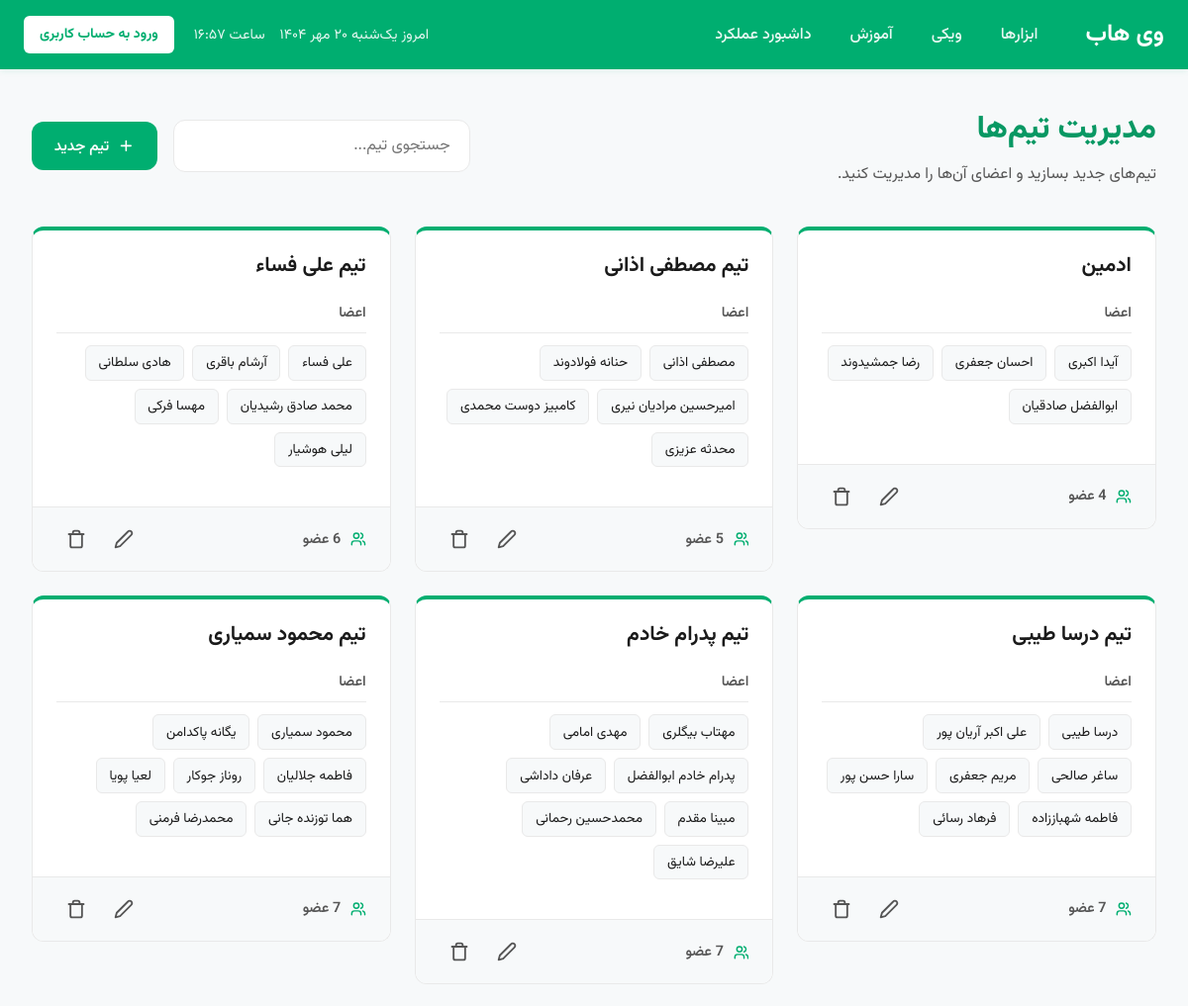
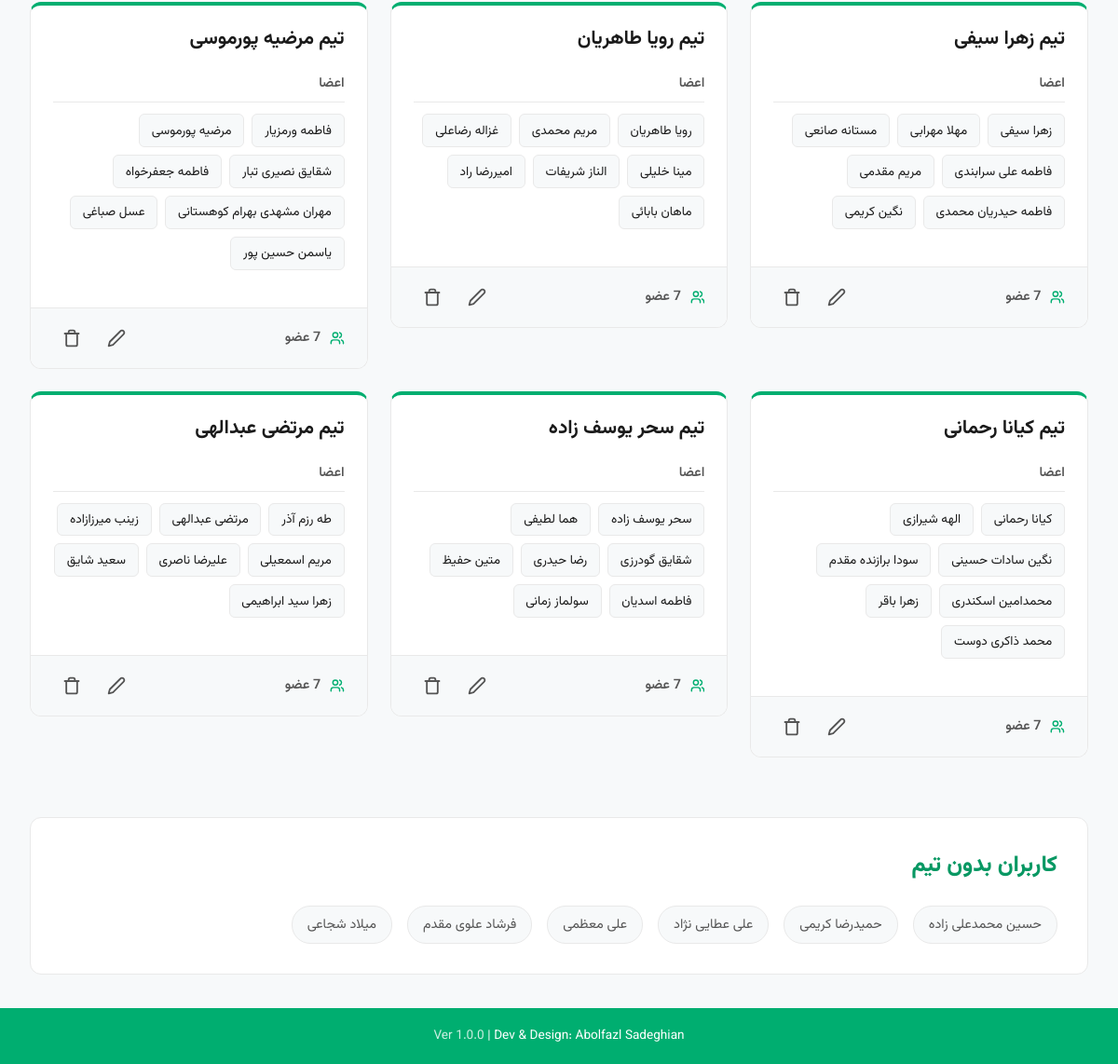
The page /admin/game/teams/index.php (signed in) on the database its author committed (2 pictures, top to bottom).
### tables this page shows
CREATE TABLE Teams (
    id INTEGER PRIMARY KEY AUTOINCREMENT,
    team_name TEXT NOT NULL,
    team_points INTEGER DEFAULT 0
);

CREATE TABLE users (
        id INTEGER PRIMARY KEY,
        name TEXT NOT NULL,
        username TEXT NOT NULL UNIQUE,
        password_hash TEXT NOT NULL
    , start_work TEXT, is_admin INTEGER DEFAULT 0, score INTEGER NOT NULL DEFAULT 0, role TEXT DEFAULT 'کارشناس پشتیبانی مشتریان', spin_chances INTEGER NOT NULL DEFAULT 0);

### admin/game/teams/index.php (the view, shortened to what this page needs)
<?php
require_once __DIR__ . '/../../../db/database.php';
$stmt_teams = $pdo->query("
    SELECT
        t.id,
        t.team_name,
        COUNT(tm.user_id) AS member_count,
        GROUP_CONCAT(u.name, '||') AS member_names
    FROM Teams t
    LEFT JOIN TeamMembers tm ON t.id = tm.team_id
    LEFT JOIN Users u ON tm.user_id = u.id
    GROUP BY t.id, t.team_name
    ORDER BY t.id DESC
");
$teams = $stmt_teams->fetchAll(PDO::FETCH_ASSOC);
$stmt_users = $pdo->query("SELECT id, name FROM Users ORDER BY name");
$all_users = $stmt_users->fetchAll(PDO::FETCH_ASSOC);
$stmt_unassigned_users = $pdo->query("
    SELECT u.id, u.name
    FROM Users u
    LEFT JOIN TeamMembers tm ON u.id = tm.user_id
    WHERE tm.team_id IS NULL
    ORDER BY u.name
");
$unassigned_users = $stmt_unassigned_users->fetchAll(PDO::FETCH_ASSOC);
?>
<!DOCTYPE html>
<html lang="fa" dir="rtl">
<head>
</head>
<body>
    <div id="header-placeholder"></div>
    <main>
        <div class="page-toolbar">
            <div>
                <h1 class="page-title">مدیریت تیم‌ها</h1>
                <p class="page-subtitle">تیم‌های جدید بسازید و اعضای آن‌ها را مدیریت کنید.</p>
            </div>
            <div style="display: flex; gap: 1rem; align-items:center; flex-wrap: wrap;">
                <div class="search-box">
                    <input type="text" id="team-search-input" placeholder="جستجوی تیم...">
                </div>
                <button id="add-new-team-btn" class="btn btn-primary">
                    <svg class="icon" xmlns="http://www.w3.org/2000/svg" width="24" height="24" viewBox="0 0 24 24" fill="none" stroke="currentColor" stroke-width="2" stroke-linecap="round" stroke-linejoin="round">
                        <path d="M5 12h14" />
                        <path d="M12 5v14" />
                    </svg>
                    <span>تیم جدید</span>
                </button>
            </div>
        </div>
        <?php if (empty($teams)): ?>
            <div class="empty-state">
                <svg class="icon" xmlns="http://www.w3.org/2000/svg" width="24" height="24" viewBox="0 0 24 24" fill="none" stroke="currentColor" stroke-width="2" stroke-linecap="round" stroke-linejoin="round">
                    <path d="M10.29 3.86 1.82 18a2 2 0 0 0 1.71 3h16.94a2 2 0 0 0 1.71-3L13.71 3.86a2 2 0 0 0-3.42 0z" />
                    <line x1="12" x2="12" y1="9" y2="13" />
                    <line x1="12" x2="12.01" y1="17" y2="17" />
                </svg>
                <h2>هنوز هیچ تیمی نساخته‌اید!</h2>
                <p>برای شروع، اولین تیم خود را ایجاد کرده و کاربران را به آن اضافه کنید.</p>
                <button id="add-new-team-btn-empty" class="btn btn-primary">ایجاد اولین تیم</button>
            </div>
        <?php else: ?>
            <div id="teams-grid" class="team-card-grid">
                <?php foreach ($teams as $team): ?>
                    <div class="team-card" data-search-term="<?= htmlspecialchars(strtolower($team['team_name'])) ?>">
                        <div class="team-card-header">
                            <h3><?= htmlspecialchars($team['team_name']) ?></h3>
                        </div>
                        <div class="team-card-body">
                            <h4>اعضا</h4>
                            <div class="team-card-member-list">
                                <?php if ($team['member_names']):
                                    $members = explode('||', $team['member_names']);
                                    foreach ($members as $name): ?>
                                        <span class="member-name-chip"><?= htmlspecialchars($name) ?></span>
                                    <?php endforeach;
                                else: ?>
                                    <div class="no-members-text">هیچ عضوی در این تیم نیست.</div>
                                <?php endif; ?>
                            </div>
                        </div>
                        <div class="team-card-footer">
                            <div class="team-meta-info">
                                <span><?= $team['member_count'] ?> عضو</span>
                            </div>
                            <div class="team-actions">
                                <button class="btn-icon" data-action="edit" title="ویرایش" data-id="<?= $team['id'] ?>">
                                    <svg class="icon" xmlns="http://www.w3.org/2000/svg" width="24" height="24" viewBox="0 0 24 24" fill="none" stroke="currentColor" stroke-width="2" stroke-linecap="round" stroke-linejoin="round">
                                        <path d="M17 3a2.85 2.83 0 1 1 4 4L7.5 20.5 2 22l1.5-5.5Z" />
                                    </svg>
                                </button>
                                <button class="btn-icon" data-action="delete" title="حذف" data-id="<?= $team['id'] ?>" data-name="<?= htmlspecialchars($team['team_name']) ?>">
                                </button>
                            </div>
                        </div>
                    </div>
                <?php endforeach; ?>
            </div>
        <?php endif; ?>
        <?php if (!empty($unassigned_users)): ?>
            <div class="unassigned-users-container">
                <h2 class="page-title" style="font-size: 1.5rem; margin: 0;">کاربران بدون تیم</h2>
                <div class="unassigned-users-list">
                    <?php foreach ($unassigned_users as $user): ?>
                        <span class="unassigned-user-chip"><?= htmlspecialchars($user['name']) ?></span>
                    <?php endforeach; ?>
                </div>
            </div>
        <?php endif; ?>
    </main>
    <div id="footer-placeholder"></div>
</body>
</html>

### admin/game/teams/index.php (style rules this page uses)
:root { --primary-color: #00ae70; --primary-dark: #089863; --primary-light: #e6f7f2; --bg-color: #f7f9fa; --card-bg: #fff; --text-color: #1a1a1a; --secondary-text: #555; --header-text: #fff; --border-color: #e9e9e9; --radius: 12px; --shadow-sm: 0 2px 6px rgba(0, 120, 80, .06); --shadow-md: 0 6px 20px rgba(0, 120, 80, .10); --success-color: #28a745; --info-color: #17a2b8; --warning-color: #ffc107; --danger-color: #dc3545; --danger-light: #fbebec; }
*, *::before, *::after { box-sizing: border-box; margin: 0; padding: 0; font-family: "Vazirmatn", system-ui, sans-serif; }
body { min-height: 100vh; display: flex; flex-direction: column; background: var(--bg-color); color: var(--text-color); }
main { flex: 1; max-width: 1500px; width: 100%; padding: clamp(1.5rem, 3vw, 2.5rem) clamp(1rem, 3vw, 2rem); margin-inline: auto; }
.page-toolbar { display: flex; justify-content: space-between; align-items: center; margin-bottom: 2.5rem; flex-wrap: wrap; gap: 1.5rem; }
.page-title { color: var(--primary-dark); font-weight: 800; font-size: clamp(1.5rem, 3vw, 2rem); margin-block-end: .5rem; }
.page-subtitle { color: var(--secondary-text); font-weight: 400; font-size: clamp(.95rem, 2.2vw, 1rem); }
.icon { width: 1.1em; height: 1.1em; stroke-width: 2.2; vertical-align: -0.15em; }
.btn { position: relative; padding: .8em 1.5em; font-size: .95rem; font-weight: 600; color: white; border: none; border-radius: var(--radius); cursor: pointer; transition: background-color 0.2s, transform 0.2s, filter 0.2s; display: inline-flex; align-items: center; justify-content: center; gap: 0.6em; white-space: nowrap; }
.btn-primary { background-color: var(--primary-color); }
.search-box input { width: 100%; font-size: 1rem; padding: .8em 1.2em; border: 1.5px solid var(--border-color); border-radius: var(--radius); background: var(--card-bg); transition: border-color .2s, box-shadow .2s; min-width: 300px; }
.team-card-grid { display: grid; grid-template-columns: repeat(auto-fill, minmax(320px, 1fr)); gap: 1.5rem; align-items: start; }
.team-card { background: var(--card-bg); border: 1px solid var(--border-color); border-radius: var(--radius); border-top: 4px solid var(--primary-color); display: flex; flex-direction: column; transition: all .2s ease; overflow: hidden; }
.team-card-header { padding: 1.25rem 1.5rem; }
.team-card-header h3 { font-size: 1.3rem; font-weight: 700; color: var(--text-color); margin: 0; }
.team-card-body { padding: 0 1.5rem 1.25rem; flex-grow: 1; }
.team-card-body h4 { font-weight: 600; font-size: 0.9rem; color: var(--secondary-text); margin-bottom: 0.75rem; padding-bottom: 0.5rem; border-bottom: 1px solid var(--border-color); }
.team-card-member-list { display: flex; flex-wrap: wrap; gap: 8px; }
.member-name-chip { background-color: var(--bg-color); padding: 0.4rem 0.8rem; border-radius: 6px; font-size: 0.85rem; color: var(--text-color); border: 1px solid var(--border-color); }
.team-card-footer { display: flex; justify-content: space-between; align-items: center; padding: 0.75rem 1.5rem; background-color: var(--bg-color); border-top: 1px solid var(--border-color); margin-top: 1.25rem; }
.team-meta-info { font-size: 0.9rem; font-weight: 600; color: var(--secondary-text); display: flex; align-items: center; gap: .6rem; }
.team-meta-info .icon { color: var(--primary-color); }
.team-actions { display: flex; gap: .5rem; }
.btn-icon { background: transparent; border: none; cursor: pointer; color: var(--secondary-text); padding: 0; width: 40px; height: 40px; border-radius: 50%; display: inline-flex; align-items: center; justify-content: center; transition: background-color 0.2s, color 0.2s; }
.btn-icon .icon { width: 1.25rem; height: 1.25rem; }
.unassigned-users-container { margin-top: 4rem; background: var(--card-bg); border: 1px solid var(--border-color); border-radius: var(--radius); padding: 2rem; }
.unassigned-users-list { display: flex; flex-wrap: wrap; gap: 1rem; margin-top: 1.5rem; }
.unassigned-user-chip { background: var(--bg-color); padding: .5rem 1rem; border-radius: 20px; font-size: .9rem; color: var(--secondary-text); border: 1px solid var(--border-color); }

### rows shown on the page
teams: team_name "ادمین", name "آیدا اکبری", name "احسان جعفری", name "رضا جمشیدوند", name "ابوالفضل صادقیان", member_count "4"
teams: team_name "تیم مصطفی اذانی", name "مصطفی اذانی", name "حنانه فولادوند", name "امیرحسین مرادیان نیری", name "کامبیز دوست محمدی", name "محدثه عزیزی"
teams: team_name "تیم علی فساء", name "علی فساء", name "آرشام باقری", name "هادی سلطانی", name "محمد صادق رشیدیان", name "مهسا فرکی", name "لیلی هوشیار", member_count "6"
teams: team_name "تیم درسا طیبی", name "درسا طیبی", name "علی اکبر آریان پور", name "ساغر صالحی", name "مریم جعفری", name "سارا حسن پور", name "فاطمه شهباززاده", name "فرهاد رسائی", member_count "7"
teams: team_name "تیم پدرام خادم", name "مهتاب بیگلری", name "مهدی امامی", name "پدرام خادم ابوالفضل", name "عرفان داداشی", name "مبینا مقدم", name "محمدحسین رحمانی", name "علیرضا شایق"
teams: team_name "تیم محمود سمیاری", name "محمود سمیاری", name "یگانه پاکدامن", name "فاطمه جلالیان", name "روناز جوکار", name "لعیا پویا", name "هما توزنده جانی", name "محمدرضا فرمنی", member_count "7"
teams: team_name "تیم زهرا سیفی", name "زهرا سیفی", name "مهلا مهرابی", name "مستانه صانعی", name "فاطمه علی سرابندی", name "مریم مقدمی", name "فاطمه حیدریان محمدی", name "نگین کریمی", member_count "7"
teams: team_name "تیم رویا طاهریان", name "رویا طاهریان", name "مریم محمدی", name "غزاله رضاعلی", name "مینا خلیلی", name "الناز شریفات", name "امیررضا راد", name "ماهان بابائی"
teams: team_name "تیم مرضیه پورموسی", name "فاطمه ورمزیار", name "مرضیه پورموسی", name "شقایق نصیری تبار", name "فاطمه جعفرخواه", name "مهران مشهدی بهرام کوهستانی", name "عسل صباغی", name "یاسمن حسین پور", member_count "7"
teams: team_name "تیم کیانا رحمانی", name "کیانا رحمانی", name "الهه شیرازی", name "نگین سادات حسینی", name "سودا برازنده مقدم", name "محمدامین اسکندری", name "زهرا باقر", name "محمد ذاکری دوست", member_count "7"
teams: team_name "تیم سحر یوسف زاده", name "سحر یوسف زاده", name "هما لطیفی", name "شقایق گودرزی", name "رضا حیدری", name "متین حفیظ", name "فاطمه اسدیان", name "سولماز زمانی"
teams: team_name "تیم مرتضی عبدالهی", name "طه رزم آذر", name "مرتضی عبدالهی", name "زینب میرزازاده", name "مریم اسمعیلی", name "علیرضا ناصری", name "سعید شایق", name "زهرا سید ابراهیمی", member_count "7"
users: name "حسین محمدعلی زاده"
users: name "حمیدرضا کریمی"
users: name "علی عطایی نژاد"
users: name "علی معظمی"
users: name "فرشاد علوی مقدم"
users: name "میلاد شجاعی"
